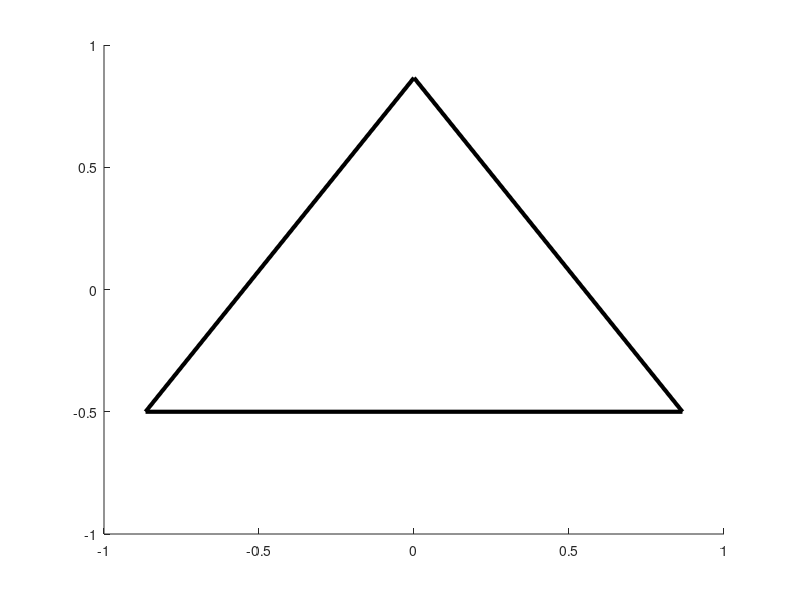

The MATLAB script that drew this image: (Note: this script raises an error after producing the figure.)
%%
vertX = [-sqrt(3)/2 0 sqrt(3)/2 -sqrt(3)/2];
vertY = [-1/2, sqrt(3)/2 -1/2 -1/2];
pi = [2,1];
pj = [0.05,2];

close all;
%set(gcf, 'Position',  [100, 100, 450, 450]);
figure(1); hold on;
plot(vertX,vertY,'k','LineWidth',3);
[hi, x_proji,y_proji] = poly_dist(pi(1),pi(2),vertX,vertY);
[hj, x_projj,y_projj] = poly_dist(pj(1),pj(2),vertX,vertY);
s = 30;
plot(pi(1),pi(2),'.k','MarkerSize',s);
plot(pj(1),pj(2),'.k','MarkerSize',s);
plot(x_proji,y_proji,'.k','MarkerSize',s);
plot(x_projj,y_projj,'.k','MarkerSize',s);
plot([x_proji,pi(1)],[y_proji,pi(2)],'--k','LineWidth',3);
plot([x_projj,pj(1)],[y_projj,pj(2)],'--k','LineWidth',3);
plot([pi(1),pj(1)],[pi(2),pj(2)],'--k','LineWidth',3);
Hi=([x_proji,y_proji]-pi)/hi;
Hj=([x_projj,y_projj]-pj)/hj;
pij = pi-pj;
ui = Hi+0.5*pij;
uj = Hj-0.5*pij;
k = 0.5;
quiver([pi(1),pj(1)],[pi(2),pj(2)],k*[Hi(1),Hj(1)],k*[Hi(2),Hj(2)],0,'linewidth',3);
quiver([pi(1),pj(1)],[pi(2),pj(2)],2*k*[ui(1),uj(1)],2*k*[ui(2),uj(2)],0,'linewidth',3);
quiver([pi(1),pj(1)],[pi(2),pj(2)],k*[pij(1),-pij(1)]/norm(pij),k*[pij(2),-pij(2)]/norm(pij),0,'linewidth',3);
%axis([-0.2,1.1,0.2,1.6])
%set(gca, 'visible', 'off');
box on;
text(pi(1),0.2+pi(2),'$p_i$', 'Interpreter','latex','fontSize',20);
text(pj(1),0.2+pj(2),'$p_j$', 'Interpreter','latex','fontSize',20);
text(0.1+x_projj,y_projj,'$P_{\partial \Omega}(p_j)$', 'Interpreter','latex','fontSize',18);
text(0.12+x_proji,-0.1+y_proji,'$P_{\partial \Omega}(p_i)$', 'Interpreter','latex','fontSize',18);
text(0.05+pj(1),-0.6+pj(2),'-$\frac{h_{j}}{[[h_{j}]]}$', 'Interpreter','latex','fontSize',25);
text(-0.7+pi(1),-0.55+pi(2),'-$\frac{h_{i}}{[[h_{i}]]}$', 'Interpreter','latex','fontSize',25);
text(0.2+pi(1),-0.5+pi(2),'$\frac{p_{ij}}{\left\Vert p_{ij}\right\Vert}$', 'Interpreter','latex','fontSize',25)
text(-1.15+pj(1),0.2+pj(2),'$\frac{p_{ji}}{\left\Vert p_{ji}\right\Vert}$', 'Interpreter','latex','fontSize',25)
text(0.08+pi(1),-1.15+pi(2),'$u_i$', 'Interpreter','latex','fontSize',25)
text(-1+pj(1),-0.6+pj(2),'$u_j$', 'Interpreter','latex','fontSize',25)
axis equal;
%axis tight;
ax = gca; % use current axes
% axis lines
axis tight
xlim(get(ax,'XLim')+[-0.2,0.5]);
ylim(get(ax,'YLim')+[-0.2,0.35]);
grid on;
set(gca,'xticklabel',[]);
set(gca,'yticklabel',[]);
%axis tight;
%%
set(gca, 'visible', 'off');
axis tight;
%%
close all; clear all;
fontSize = 40;
rd = 3;
fI = @(r)1*(r-rd).*(r-rd<0);
xmin = -2; xmax=7; ymin=-rd; ymax=0.5*rd;
r = [0:xmax];   
figure(1);
plot(r,fI(r),'k','lineWidth',4);
axis([xmin xmax ymin ymax]);
axh = gca; % use current axes
% axis lines
line(get(axh,'XLim'), [0 0], 'Color', 'k','lineWidth',2);
line([0 0], get(axh,'YLim'), 'Color', 'k','lineWidth',2);
% labels
text(xmax*0.95, 0.25,'$r$','fontSize',fontSize, 'Interpreter','latex');
text(rd, 0.35,'$r_{d}$','fontSize',fontSize, 'Interpreter','latex');
text(-2, ymax*0.8,'$f_{I}\left(r\right)$','fontSize',0.9*fontSize, 'Interpreter','latex');
set(gca, 'visible', 'off');
% thight axis
outerpos = axh.OuterPosition;
ti = axh.TightInset; 
left = outerpos(1) + ti(1);
bottom = outerpos(2) + ti(2);
ax_width = outerpos(3) - ti(1) - ti(3);
ax_height = outerpos(4) - ti(2) - ti(4);
axh.Position = [left bottom ax_width ax_height];
% the arrows
xO = 0.2;  
yO = 0.1;
xmax = xmax + xO;
ymax = ymax + yO;
%
patch([xmax-xO -yO; xmax-xO +yO; xmax 0.0], ...
    [yO ymax-xO; -yO ymax-xO; 0 ymax], 'k', 'clipping', 'off');
axis tight;
%% fI
fI = @(r)1*(r-rd).*(r-(rd*b)<0);
close all; clear all;
fontSize = 40;
rd = 3;
fI = @(r)1*(r-rd).*(r-rd<0);
xmin = -2; xmax=7; ymin=-rd; ymax=0.5*rd;
r = [0:xmax];   
figure(1);
plot(r,fI(r),'k','lineWidth',4);
axis([xmin xmax ymin ymax]);
axh = gca; % use current axes
% axis lines
line(get(axh,'XLim'), [0 0], 'Color', 'k','lineWidth',2);
line([0 0], get(axh,'YLim'), 'Color', 'k','lineWidth',2);
% labels
text(xmax*0.95, 0.25,'$r$','fontSize',fontSize, 'Interpreter','latex');
text(rd, 0.35,'$r_{d}$','fontSize',fontSize, 'Interpreter','latex');
text(-2, ymax*0.8,'$f_{I}\left(r\right)$','fontSize',0.9*fontSize, 'Interpreter','latex');
set(gca, 'visible', 'off');
% thight axis
outerpos = axh.OuterPosition;
ti = axh.TightInset; 
left = outerpos(1) + ti(1);
bottom = outerpos(2) + ti(2);
ax_width = outerpos(3) - ti(1) - ti(3);
ax_height = outerpos(4) - ti(2) - ti(4);
axh.Position = [left bottom ax_width ax_height];
% the arrows
xO = 0.2;  
yO = 0.1;
xmax = xmax + xO;
ymax = ymax + yO;
%
patch([xmax-xO -yO; xmax-xO +yO; xmax 0.0], ...
    [yO ymax-xO; -yO ymax-xO; 0 ymax], 'k', 'clipping', 'off');
axis tight;
%% fh with local min
close all; clear all;
fontSize = 40;
rd = 3;
b = 2;
fH = @(h)1*(h+rd/2).*(h-(-b*rd/2)>=0);
fh = @(h) fH(h) + fH((-b*rd/2))*(h-(-b*rd/2)<0);
xmin = -5; xmax=3; ymin=-0.3*rd; ymax=1.5*rd;
r = [xmin-1:0.005:xmax];
figure(1);hold on;
plot(r,fh(r),'k.','MarkerSize',15);
plot(r,fh(r),'k:','lineWidth',4);
axis([xmin xmax ymin ymax]);
axh = gca; % use current axes
%axis lines
line(get(axh,'XLim'), [0 0], 'Color', 'k', 'lineWidth', 2);
line([0 0], get(axh,'YLim'), 'Color', 'k', 'lineWidth', 2);
%lables
text(-2, ymax*0.9,'$f_{h}\left(r\right)$','fontSize',fontSize*0.9, 'Interpreter','latex');
text(xmax*0.9, 0.35,'$r$','fontSize',fontSize, 'Interpreter','latex');
text(-rd/2-0.3, -0.45,'-$\frac{r_{d}}{2}$','fontSize',fontSize, 'Interpreter','latex')
set(gca, 'visible', 'off');
% thight axis
outerpos = axh.OuterPosition;
ti = axh.TightInset; 
left = outerpos(1) + ti(1);
bottom = outerpos(2) + ti(2);
ax_width = outerpos(3) - ti(1) - ti(3);
ax_height = outerpos(4) - ti(2) - ti(4);
axh.Position = [left bottom ax_width ax_height];
% the arrows
xO = 0.2;  
yO = 0.1;
xmax = xmax + xO;
ymax = ymax + yO;
%
patch([xmax-xO -yO; xmax-xO +yO; xmax 0.0], ...
    [yO ymax-xO; -yO ymax-xO; 0 ymax], 'k', 'clipping', 'off');
axis tight;
%% fI with local min
close all; clear all;
fontSize = 40;
rd = 3;
b = 1.1;
fi = @(r) 1*(r-rd).*(r-(rd*b)<=0);
fI = @(r) fi(r)+(r-(rd*b)>0)*fi(rd*b);
xmin = -2; xmax=7; ymin=-rd; ymax=0.5*rd;
r = [0:0.005:xmax];   
figure(1);hold on;
plot(r,fI(r),'k.','MarkerSize',15);
plot(r,fI(r),'k:','lineWidth',4);
axis([xmin xmax ymin ymax]);
axh = gca; % use current axes
% axis lines
line(get(axh,'XLim'), [0 0], 'Color', 'k','lineWidth',2);
line([0 0], get(axh,'YLim'), 'Color', 'k','lineWidth',2);
% labels
text(xmax*0.95, 0.25,'$r$','fontSize',fontSize, 'Interpreter','latex');
text(rd-1, 0.35,'$r_{d}$','fontSize',fontSize, 'Interpreter','latex');
text(-2, ymax*0.8,'$f_{I}\left(r\right)$','fontSize',0.9*fontSize, 'Interpreter','latex');
set(gca, 'visible', 'off');
% thight axis
outerpos = axh.OuterPosition;
ti = axh.TightInset; 
left = outerpos(1) + ti(1);
bottom = outerpos(2) + ti(2);
ax_width = outerpos(3) - ti(1) - ti(3);
ax_height = outerpos(4) - ti(2) - ti(4);
axh.Position = [left bottom ax_width ax_height];
% the arrows
xO = 0.2;  
yO = 0.1;
xmax = xmax + xO;
ymax = ymax + yO;
%
patch([xmax-xO -yO; xmax-xO +yO; xmax 0.0], ...
    [yO ymax-xO; -yO ymax-xO; 0 ymax], 'k', 'clipping', 'off');
axis tight;
